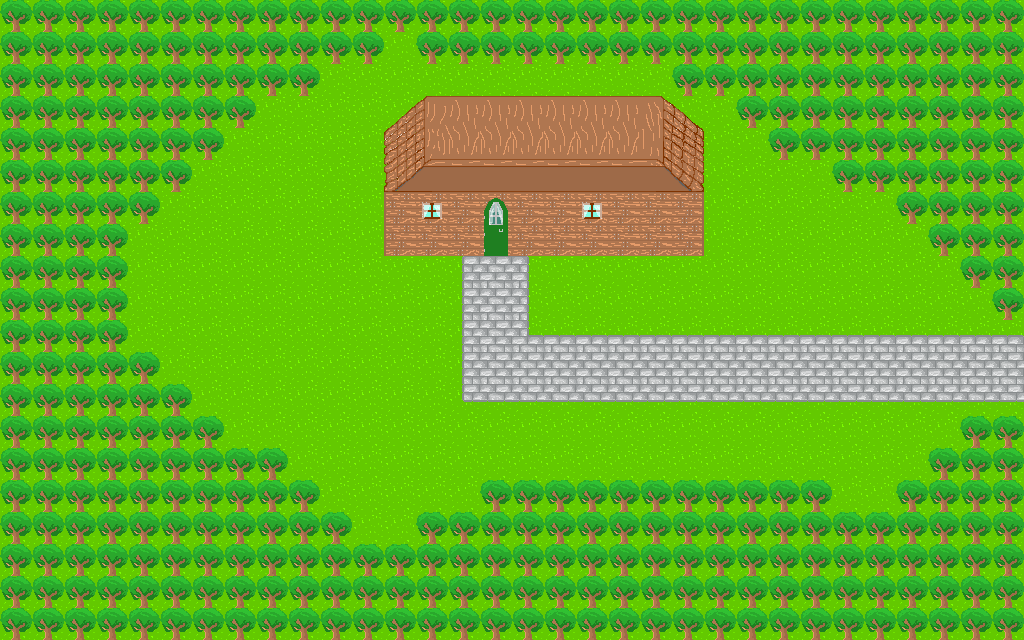

A 2D game scene composited from a Tiled map and its tileset images. What follows is a short description and the map's XML, with every tile layer's data as written:
An orthogonal 32x20 tile map with 32x32 px tiles, 3 tile layers (background, walls, door), 4 tilesets.

<map version="1.2" tiledversion="1.3.1" orientation="orthogonal" renderorder="right-down" compressionlevel="0" width="32" height="20" tilewidth="32" tileheight="32" infinite="0" nextlayerid="4" nextobjectid="1">
 <tileset firstgid="1" source="pathways_no_gaps.tsx" />
 <tileset firstgid="19" source="exterior_with_house.tsx" />
 <tileset firstgid="67" source="tree.tsx" />
 <tileset firstgid="68" source="pathway_and_grass.tsx" />
 <layer id="1" name="background" width="32" height="20">
  <data encoding="csv">
18,18,18,18,18,18,18,18,18,18,18,18,18,18,18,18,18,18,18,18,18,18,18,18,18,18,18,18,18,18,18,18,
18,18,18,18,18,18,18,18,18,18,18,18,18,18,18,18,18,18,18,18,18,18,18,18,18,18,18,18,18,18,18,18,
18,18,18,18,18,18,18,18,18,18,18,18,18,18,18,18,18,18,18,18,18,18,18,18,18,18,18,18,18,18,18,18,
18,18,18,18,18,18,18,18,18,18,18,18,18,18,18,18,18,18,18,18,18,18,18,18,18,18,18,18,18,18,18,18,
18,18,18,18,18,18,18,18,18,18,18,18,18,18,18,18,18,18,18,18,18,18,18,18,18,18,18,18,18,18,18,18,
18,18,18,18,18,18,18,18,18,18,18,18,18,18,18,18,18,18,18,18,18,18,18,18,18,18,18,18,18,18,18,18,
18,18,18,18,18,18,18,18,18,18,18,18,18,18,61,18,18,18,18,18,18,18,18,18,18,18,18,18,18,18,18,18,
18,18,18,18,18,18,18,18,18,18,18,18,18,18,61,18,18,18,18,18,18,18,18,18,18,18,18,18,18,18,18,18,
18,18,18,18,18,18,18,18,18,18,18,18,18,18,27,28,29,18,18,18,18,18,18,18,18,18,18,18,18,18,18,18,
18,18,18,18,18,18,18,18,18,18,18,18,18,18,4,5,6,18,18,18,18,18,18,18,18,18,18,18,18,18,18,18,
18,18,18,18,18,18,18,18,18,18,18,18,18,18,4,5,13,2,2,2,2,2,2,2,2,2,2,2,2,2,2,2,
18,18,18,18,18,18,18,18,18,18,18,18,18,18,4,5,5,5,5,5,5,5,5,5,5,5,5,5,5,5,5,5,
18,18,18,18,18,18,18,18,18,18,18,18,18,18,7,8,8,8,8,8,8,8,8,8,8,8,8,8,8,8,8,8,
18,18,18,18,18,18,18,18,18,18,18,18,18,18,18,18,18,18,18,18,18,18,18,18,18,18,18,18,18,18,18,18,
18,18,18,18,18,18,18,18,18,18,18,18,18,18,18,18,18,18,18,18,18,18,18,18,18,18,18,18,18,18,18,18,
18,18,18,18,18,18,18,18,18,18,18,18,18,18,18,18,18,18,18,18,18,18,18,18,18,18,18,18,18,18,18,18,
18,18,18,18,18,18,18,18,18,18,18,18,18,18,18,18,18,18,18,18,18,18,18,18,18,18,18,18,18,18,18,18,
18,18,18,18,18,18,18,18,18,18,18,18,18,18,18,18,18,18,18,18,18,18,18,18,18,18,18,18,18,18,18,18,
18,18,18,18,18,18,18,18,18,18,18,18,18,18,18,18,18,18,18,18,18,18,18,18,18,18,18,18,18,18,18,18,
18,18,18,18,18,18,18,18,18,18,18,18,18,18,18,18,18,18,18,18,18,18,18,18,18,18,18,18,18,18,18,18
</data>
 </layer>
 <layer id="2" name="walls" width="32" height="20">
  <data encoding="csv">
67,67,67,67,67,67,67,67,67,67,67,67,67,67,67,67,67,67,67,67,67,67,67,67,67,67,67,67,67,67,67,67,
67,67,67,67,67,67,67,67,67,67,67,67,0,67,67,67,67,67,67,67,67,67,67,67,67,67,67,67,67,67,67,67,
67,67,67,67,67,67,67,67,67,67,0,0,0,0,0,0,0,0,0,0,0,67,67,67,67,67,67,67,67,67,67,67,
67,67,67,67,67,67,67,67,0,0,0,0,38,39,40,40,40,40,40,40,41,42,0,67,67,67,67,67,67,67,67,67,
67,67,67,67,67,67,67,0,0,0,0,0,46,47,48,48,48,48,48,48,49,50,0,0,67,67,67,67,67,67,67,67,
67,67,67,67,67,67,0,0,0,0,0,0,54,55,56,56,56,56,56,56,57,58,0,0,0,0,67,67,67,67,67,67,
67,67,67,67,67,0,0,0,0,0,0,0,24,23,0,0,0,31,23,31,31,32,0,0,0,0,0,0,67,67,67,67,
67,67,67,67,0,0,0,0,0,0,0,0,24,31,0,0,0,31,31,31,31,32,0,0,0,0,0,0,0,67,67,67,
67,67,67,67,0,0,0,0,0,0,0,0,0,0,0,0,0,0,0,0,0,0,0,0,0,0,0,0,0,0,67,67,
67,67,67,67,0,0,0,0,0,0,0,0,0,0,0,0,0,0,0,0,0,0,0,0,0,0,0,0,0,0,0,67,
67,67,67,67,0,0,0,0,0,0,0,0,0,0,0,0,0,0,0,0,0,0,0,0,0,0,0,0,0,0,0,0,
67,67,67,67,67,0,0,0,0,0,0,0,0,0,0,0,0,0,0,0,0,0,0,0,0,0,0,0,0,0,0,0,
67,67,67,67,67,67,0,0,0,0,0,0,0,0,0,0,0,0,0,0,0,0,0,0,0,0,0,0,0,0,0,0,
67,67,67,67,67,67,67,0,0,0,0,0,0,0,0,0,0,0,0,0,0,0,0,0,0,0,0,0,0,0,67,67,
67,67,67,67,67,67,67,67,67,0,0,0,0,0,0,0,0,0,0,0,0,0,0,0,0,0,0,0,0,67,67,67,
67,67,67,67,67,67,67,67,67,67,0,0,0,0,0,67,67,67,67,67,67,67,67,67,67,67,0,0,67,67,67,67,
67,67,67,67,67,67,67,67,67,67,67,0,0,67,67,67,67,67,67,67,67,67,67,67,67,67,67,67,67,67,67,67,
67,67,67,67,67,67,67,67,67,67,67,67,67,67,67,67,67,67,67,67,67,67,67,67,67,67,67,67,67,67,67,67,
67,67,67,67,67,67,67,67,67,67,67,67,67,67,67,67,67,67,67,67,67,67,67,67,67,67,67,67,67,67,67,67,
67,67,67,67,67,67,67,67,67,67,67,67,67,67,67,67,67,67,67,67,67,67,67,67,67,67,67,67,67,67,67,67
</data>
 </layer>
 <layer id="3" name="door" width="32" height="20">
  <data encoding="csv">
0,0,0,0,0,0,0,0,0,0,0,0,0,0,0,0,0,0,0,0,0,0,0,0,0,0,0,0,0,0,0,0,
0,0,0,0,0,0,0,0,0,0,0,0,0,0,0,0,0,0,0,0,0,0,0,0,0,0,0,0,0,0,0,0,
0,0,0,0,0,0,0,0,0,0,0,0,0,0,0,0,0,0,0,0,0,0,0,0,0,0,0,0,0,0,0,0,
0,0,0,0,0,0,0,0,0,0,0,0,0,0,0,0,0,0,0,0,0,0,0,0,0,0,0,0,0,0,0,0,
0,0,0,0,0,0,0,0,0,0,0,0,0,0,0,0,0,0,0,0,0,0,0,0,0,0,0,0,0,0,0,0,
0,0,0,0,0,0,0,0,0,0,0,0,0,0,0,0,0,0,0,0,0,0,0,0,0,0,0,0,0,0,0,0,
0,0,0,0,0,0,0,0,0,0,0,0,0,0,31,22,31,0,0,0,0,0,0,0,0,0,0,0,0,0,0,0,
0,0,0,0,0,0,0,0,0,0,0,0,0,0,31,30,31,0,0,0,0,0,0,0,0,0,0,0,0,0,0,0,
0,0,0,0,0,0,0,0,0,0,0,0,0,0,0,0,0,0,0,0,0,0,0,0,0,0,0,0,0,0,0,0,
0,0,0,0,0,0,0,0,0,0,0,0,0,0,0,0,0,0,0,0,0,0,0,0,0,0,0,0,0,0,0,0,
0,0,0,0,0,0,0,0,0,0,0,0,0,0,0,0,0,0,0,0,0,0,0,0,0,0,0,0,0,0,0,0,
0,0,0,0,0,0,0,0,0,0,0,0,0,0,0,0,0,0,0,0,0,0,0,0,0,0,0,0,0,0,0,0,
0,0,0,0,0,0,0,0,0,0,0,0,0,0,0,0,0,0,0,0,0,0,0,0,0,0,0,0,0,0,0,0,
0,0,0,0,0,0,0,0,0,0,0,0,0,0,0,0,0,0,0,0,0,0,0,0,0,0,0,0,0,0,0,0,
0,0,0,0,0,0,0,0,0,0,0,0,0,0,0,0,0,0,0,0,0,0,0,0,0,0,0,0,0,0,0,0,
0,0,0,0,0,0,0,0,0,0,0,0,0,0,0,0,0,0,0,0,0,0,0,0,0,0,0,0,0,0,0,0,
0,0,0,0,0,0,0,0,0,0,0,0,0,0,0,0,0,0,0,0,0,0,0,0,0,0,0,0,0,0,0,0,
0,0,0,0,0,0,0,0,0,0,0,0,0,0,0,0,0,0,0,0,0,0,0,0,0,0,0,0,0,0,0,0,
0,0,0,0,0,0,0,0,0,0,0,0,0,0,0,0,0,0,0,0,0,0,0,0,0,0,0,0,0,0,0,0,
0,0,0,0,0,0,0,0,0,0,0,0,0,0,0,0,0,0,0,0,0,0,0,0,0,0,0,0,0,0,0,0
</data>
 </layer>
</map>
